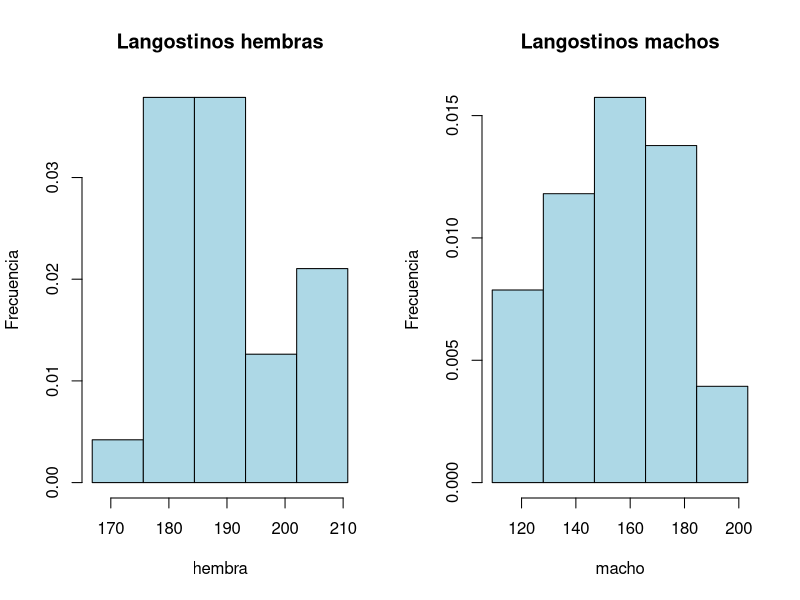
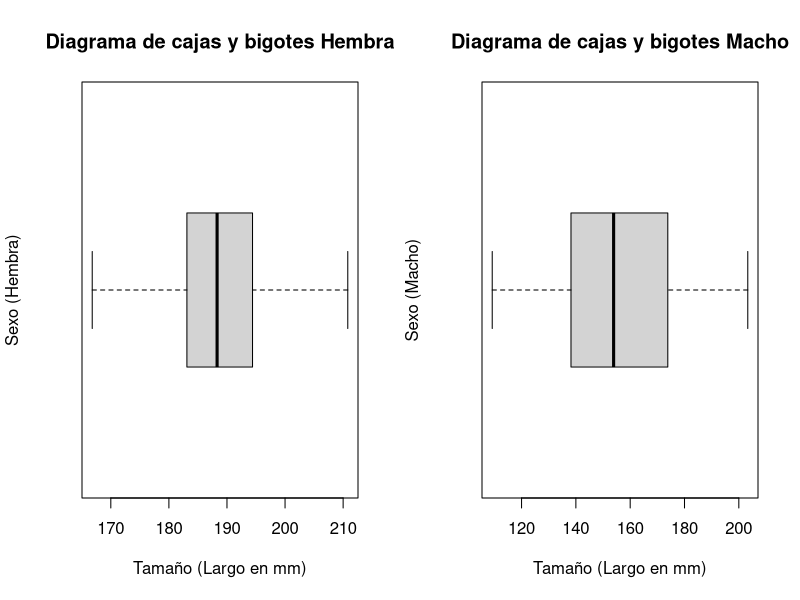

Recreate these plots in R, in order. (Note: this script raises an error after producing the figures.)
## ---- chunk 1
knitr::opts_chunk$set(echo = TRUE)
## ---- chunk 2
hembra<- c(183.2,184.1,183.0,204.3,176.5,179.0,188.3,186.8,202.2,182.5,190.0,178.1 
,193.2,180.4,184.3,189.2,189.1,203.1,166.8,196.3,193.3,187.3,185.8,189.3,195.5 
,202.4,210.8)

macho<- c(140.9,121.7,173.8,154.5,109.2,150.7,203.3,163.0,137.7,173.9,177.4 
,154.8,177.5,153.4,138.7,136.7,165.3,126.7,118.9,140.0,192.7,134.4,175.0 
,169.8,153.9,176.7,150.0)

hembraOrdenado<- sort(hembra);hembraOrdenado
machoOrdenado<- sort(macho);machoOrdenado

par(mfrow=c(1,2)) 

hist(hembra,breaks =seq(166.8,210.8, by=8.8),main = "Langostinos hembras", ylab = "Frecuencia", freq=FALSE,col = "lightblue")
hist(macho, breaks =seq(109.2,203.3, by=18.82),main = "Langostinos machos", ylab = "Frecuencia", freq=FALSE,col = "lightblue")
## ---- chunk 3

mediaHembra<-mean(hembra);mediaHembra
desvHembra <-sd(hembra);desvHembra

mediaMacho<-mean(macho);mediaMacho
desvMacho<-sd(macho);desvMacho

## ---- chunk 4

#Datos hembras
numeroHembras <-27
EHembras <-(desvHembra/sqrt(numeroHembras))
margenE <- 2.17*EHembras 
limInferiorHembras <-mediaHembra-margenE
limSuperiorHembras <-mediaHembra+margenE

#Datos machos
numeroMachos <-27
EMachos <-(desvMacho/sqrt(numeroMachos))
margenE <- 2.17*EMachos
limInferiorMachos <-mediaMacho-margenE
limSuperiorMachos <-mediaMacho+margenE
## ---- chunk 5
#Hembras
boxplot(hembra, horizontal = TRUE, main = "Diagrama de cajas y bigotes Hembra", 
     xlab = "Tamaño (Largo en mm)", ylab = "Sexo (Hembra)")

#Machos
boxplot(macho, horizontal = TRUE, main = "Diagrama de cajas y bigotes Macho", 
     xlab = "Tamaño (Largo en mm)", ylab = "Sexo (Macho)")
## ---- chunk 6
ks.test(hembra,pnorm,mediaHembra, desvHembra)

qqplot(hembraOrdenado, pch=20, ylab='Peso (Kg)',
       main='QQplot para peso de hombres')

## ---- chunk 7
## x= Numero de billetesde 50.000 falsos
n<-900
p <- 0.015
q <- 1-p

probabilidadA<- pbinom(25,n,p);probabilidadA

longitudX<-c(0:50)
probabilidadAgrafica<-dbinom(0:50,900,0.015)

#grafica
plot(longitudX,probabilidadAgrafica,
xlab="Numero de billetes falsos",
ylab="Probabilidad",
title("Distribucion binomial (n=900, p=0.015)"),
pch=16,
col = "cornflowerblue")

#colorear el area bajo la curva
polygon(c(longitudX[longitudX <= 25 ], 25),c(probabilidadAgrafica[longitudX <= 25 ], 0),
        col = "slateblue1",
        border = 1)
## ---- chunk 8
probabilidadB<- pbinom(30,n,p) - pbinom(19,n,p);probabilidadB

longitudBX<-c(0:50)
probabilidadBgrafica<-dbinom(0:50,900,0.015)

#grafica
plot(longitudBX,probabilidadBgrafica,
xlab="Numero de billetes falsos",
ylab="Probabilidad",
title("Distribucion binomial (n=900, p=0.015)"),
pch=16,
col = "cornflowerblue")

#colorear el area bajo la curva

i <- longitudBX >= 20 & longitudBX <= 30
polygon(c(20,longitudBX[i],30), c(0,probabilidadBgrafica[i],0), col="slateblue1")
## ---- chunk 9
probabilidadC<- 1-(pbinom(9,n,p));probabilidadC
##probabilidadC<- pbinom(10,n,p,lower.tail = FALSE);probabilidadC

longitudCX<-c(0:50)
probabilidadCgrafica<-dbinom(0:50,900,0.015)

#grafica
plot(longitudCX,probabilidadCgrafica,
xlab="Numero de billetes falsos",
ylab="Probabilidad",
title("Distribucion binomial (n=900, p=0.015)"),
pch=16,
col = "cornflowerblue")

#colorear el area bajo la curva
polygon(c(longitudCX[longitudCX >= 10 ], 10),c(probabilidadCgrafica[longitudCX >= 10], 0),
        col = "slateblue1",
        border = 1)
## ---- chunk 10
media<- 76
desv<- 5
n<- 100.000
longitudX<-c(50:100)
probabilidadPA<- 1-( pnorm (91, media, desv));probabilidadPA

#Habitantes que superan previsiblemente los 92 años
respuesta<-(probabilidadPA*n);respuesta

probabilidadDN<- dnorm(longitudX,media, desv)

#grafica
plot(longitudX,probabilidadDN,
xlab="Edad de los habitantes",
ylab="Probabilidad",
title("Distribucion normal (media = 76, desv = 5)"),
pch=16,
col = "cornflowerblue")

#colorear el area bajo la curva
polygon(c(longitudX[longitudX >= 92 ], 92),c(probabilidadDN[longitudX >= 92], 0),
        col = "slateblue1",
        border = 1)
## ---- chunk 11
probabilidadPB<-( pnorm (55, media, desv))+(1-(pnorm (74, media, desv)));probabilidadPB
respuesta<- probabilidadPB*n;respuesta

longitud<-c(50:100)
probabilidad<- dnorm(longitud,media, desv)

#grafica
plot(longitud,probabilidad,
xlab="Edad de los habitantes",
ylab="Probabilidad",
title("Distribucion normal (media = 76, desv = 5)"),
pch=16,
col = "cornflowerblue")

polygon(c(longitud[longitud >= 75 ], 75),c(probabilidad[longitud >= 75], 0),
        col = "slateblue1",
        border = 1)

polygon(c(longitud[longitud <= 55 ], 55),c(probabilidad[longitud <= 55], 0),
        col = "slateblue1",
        border = 1)
